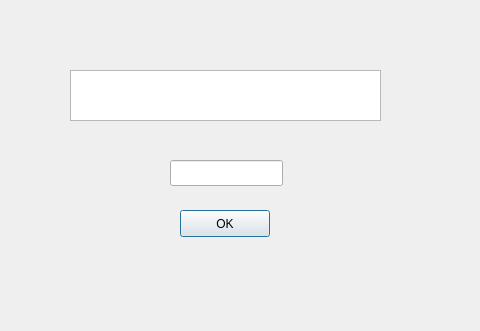
<?xml version="1.0" encoding="UTF-8"?>
<ui version="4.0">
 <class>Dialog</class>
 <widget class="QDialog" name="Dialog">
  <property name="geometry">
   <rect>
    <x>0</x>
    <y>0</y>
    <width>480</width>
    <height>331</height>
   </rect>
  </property>
  <property name="windowTitle">
   <string>Dialog</string>
  </property>
  <widget class="QPushButton" name="pushButton">
   <property name="geometry">
    <rect>
     <x>180</x>
     <y>210</y>
     <width>90</width>
     <height>27</height>
    </rect>
   </property>
   <property name="text">
    <string>OK</string>
   </property>
  </widget>
  <widget class="QLineEdit" name="lineEdit">
   <property name="geometry">
    <rect>
     <x>170</x>
     <y>160</y>
     <width>113</width>
     <height>26</height>
    </rect>
   </property>
  </widget>
  <widget class="QTextBrowser" name="textBrowser">
   <property name="geometry">
    <rect>
     <x>70</x>
     <y>70</y>
     <width>311</width>
     <height>51</height>
    </rect>
   </property>
  </widget>
 </widget>
 <resources/>
 <connections/>
</ui>
